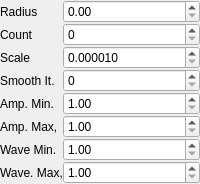
                      <widget class="QWidget" name="widgetPastureGen" native="true">
                       <property name="sizePolicy">
                        <sizepolicy hsizetype="Preferred" vsizetype="Preferred">
                         <horstretch>0</horstretch>
                         <verstretch>0</verstretch>
                        </sizepolicy>
                       </property>
                       <property name="minimumSize">
                        <size>
                         <width>0</width>
                         <height>29</height>
                        </size>
                       </property>
                       <layout class="QVBoxLayout" name="verticalLayout_5">
                        <property name="spacing">
                         <number>0</number>
                        </property>
                        <property name="leftMargin">
                         <number>0</number>
                        </property>
                        <property name="topMargin">
                         <number>0</number>
                        </property>
                        <property name="rightMargin">
                         <number>0</number>
                        </property>
                        <property name="bottomMargin">
                         <number>0</number>
                        </property>
                        <item>
                         <layout class="QFormLayout" name="formLayoutPastureGen">
                          <property name="horizontalSpacing">
                           <number>0</number>
                          </property>
                          <property name="verticalSpacing">
                           <number>0</number>
                          </property>
                          <property name="leftMargin">
                           <number>0</number>
                          </property>
                          <property name="topMargin">
                           <number>0</number>
                          </property>
                          <property name="rightMargin">
                           <number>0</number>
                          </property>
                          <property name="bottomMargin">
                           <number>0</number>
                          </property>
                          <item row="0" column="0">
                           <widget class="QLabel" name="label_24">
                            <property name="text">
                             <string>Radius</string>
                            </property>
                           </widget>
                          </item>
                          <item row="0" column="1">
                           <widget class="QDoubleSpinBox" name="spinPastureGenRadius">
                            <property name="toolTip">
                             <string>Harmonics wave radius</string>
                            </property>
                            <property name="maximum">
                             <double>10000.000000000000000</double>
                            </property>
                           </widget>
                          </item>
                          <item row="1" column="0">
                           <widget class="QLabel" name="label_29">
                            <property name="text">
                             <string>Count</string>
                            </property>
                           </widget>
                          </item>
                          <item row="1" column="1">
                           <widget class="QSpinBox" name="spinPastureGenCount">
                            <property name="toolTip">
                             <string>Harmonics count</string>
                            </property>
                            <property name="maximum">
                             <number>100</number>
                            </property>
                           </widget>
                          </item>
                          <item row="2" column="0">
                           <widget class="QLabel" name="label_30">
                            <property name="text">
                             <string>Scale</string>
                            </property>
                           </widget>
                          </item>
                          <item row="2" column="1">
                           <widget class="QDoubleSpinBox" name="spinPastureGenScale">
                            <property name="toolTip">
                             <string>Harmonics sum multiply factor (scale)</string>
                            </property>
                            <property name="decimals">
                             <number>6</number>
                            </property>
                            <property name="minimum">
                             <double>0.000010000000000</double>
                            </property>
                            <property name="maximum">
                             <double>1.000000000000000</double>
                            </property>
                            <property name="singleStep">
                             <double>0.000001000000000</double>
                            </property>
                            <property name="value">
                             <double>0.000010000000000</double>
                            </property>
                           </widget>
                          </item>
                          <item row="3" column="0">
                           <widget class="QLabel" name="label_31">
                            <property name="text">
                             <string>Smooth It.</string>
                            </property>
                           </widget>
                          </item>
                          <item row="3" column="1">
                           <widget class="QSpinBox" name="spinPastureGenSmothIt">
                            <property name="toolTip">
                             <string>Trilinear Smooting iterations post generation</string>
                            </property>
                            <property name="maximum">
                             <number>50</number>
                            </property>
                           </widget>
                          </item>
                          <item row="4" column="0">
                           <widget class="QLabel" name="label_25">
                            <property name="text">
                             <string>Amp. Min.</string>
                            </property>
                           </widget>
                          </item>
                          <item row="4" column="1">
                           <widget class="QDoubleSpinBox" name="spinPastureGenAmpMin">
                            <property name="toolTip">
                             <string>Harmonics amplitude min</string>
                            </property>
                            <property name="minimum">
                             <double>1.000000000000000</double>
                            </property>
                            <property name="maximum">
                             <double>1000.000000000000000</double>
                            </property>
                           </widget>
                          </item>
                          <item row="5" column="0">
                           <widget class="QLabel" name="label_26">
                            <property name="text">
                             <string>Amp. Max,</string>
                            </property>
                           </widget>
                          </item>
                          <item row="5" column="1">
                           <widget class="QDoubleSpinBox" name="spinPastureGenAmpMax">
                            <property name="toolTip">
                             <string>Harmonics amplitude max</string>
                            </property>
                            <property name="minimum">
                             <double>1.000000000000000</double>
                            </property>
                            <property name="maximum">
                             <double>1000.000000000000000</double>
                            </property>
                           </widget>
                          </item>
                          <item row="6" column="0">
                           <widget class="QLabel" name="label_28">
                            <property name="text">
                             <string>Wave Min.</string>
                            </property>
                           </widget>
                          </item>
                          <item row="6" column="1">
                           <widget class="QDoubleSpinBox" name="spinPastureGenWaveMin">
                            <property name="toolTip">
                             <string>Harmonics wave frequency min</string>
                            </property>
                            <property name="minimum">
                             <double>1.000000000000000</double>
                            </property>
                            <property name="maximum">
                             <double>1000.000000000000000</double>
                            </property>
                           </widget>
                          </item>
                          <item row="7" column="0">
                           <widget class="QLabel" name="label_27">
                            <property name="text">
                             <string>Wave. Max,</string>
                            </property>
                           </widget>
                          </item>
                          <item row="7" column="1">
                           <widget class="QDoubleSpinBox" name="spinPastureGenWaveMax">
                            <property name="toolTip">
                             <string>Harmonics wave frequency max</string>
                            </property>
                            <property name="minimum">
                             <double>1.000000000000000</double>
                            </property>
                            <property name="maximum">
                             <double>1000.000000000000000</double>
                            </property>
                           </widget>
                          </item>
                         </layout>
                        </item>
                       </layout>
                      </widget>
